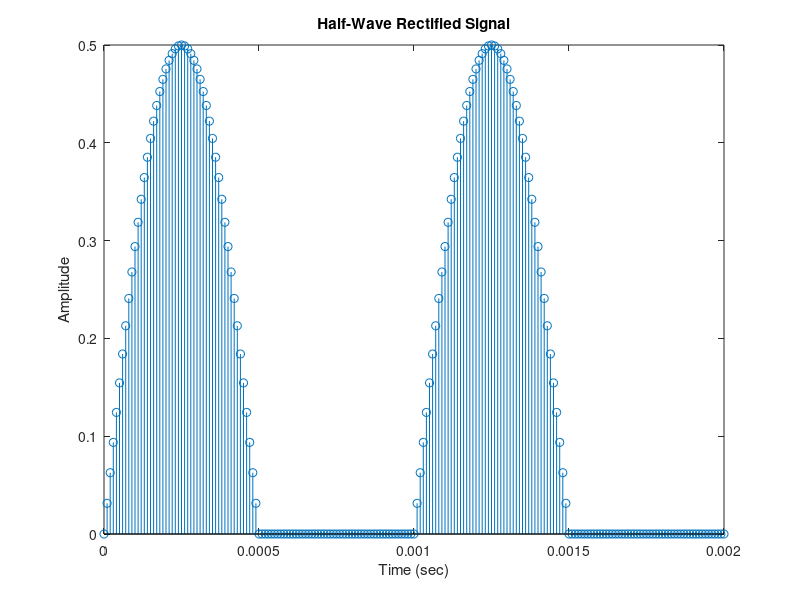

The MATLAB source for this figure:
%% PRACTICE 2.7. Generation of a half-wave rectified sinusoid

clc; clear all; close all 
Amax = 0.5;
Fo = 1000; 
T = 1/Fo; 
duration = 2*T; 
% Time between samples (considering 100 samples per period) 
Ts = T/100;  
tn = 0:Ts:duration;  % start:step:end   
% Amplitude vector: 
y1 = Amax*sin(2*pi*Fo*tn); 
% A half-wave rectifier can be obtained by replacing 
% the negative part of a sinusoidal signal with zeros:
y2 = y1;
j = 1;
for i = tn
  if y1(j) < 0
     y2(j) = 0;
  end
  j = j + 1;
end
stem(tn, y2);
xlabel('Time (sec)') % X-axis Title
ylabel('Amplitude') % Y-axis Title
title('Half-Wave Rectified Signal') % Plot Title
% Audio verification: 
% Fs = 1/Ts;
% sound(y2, Fs)
